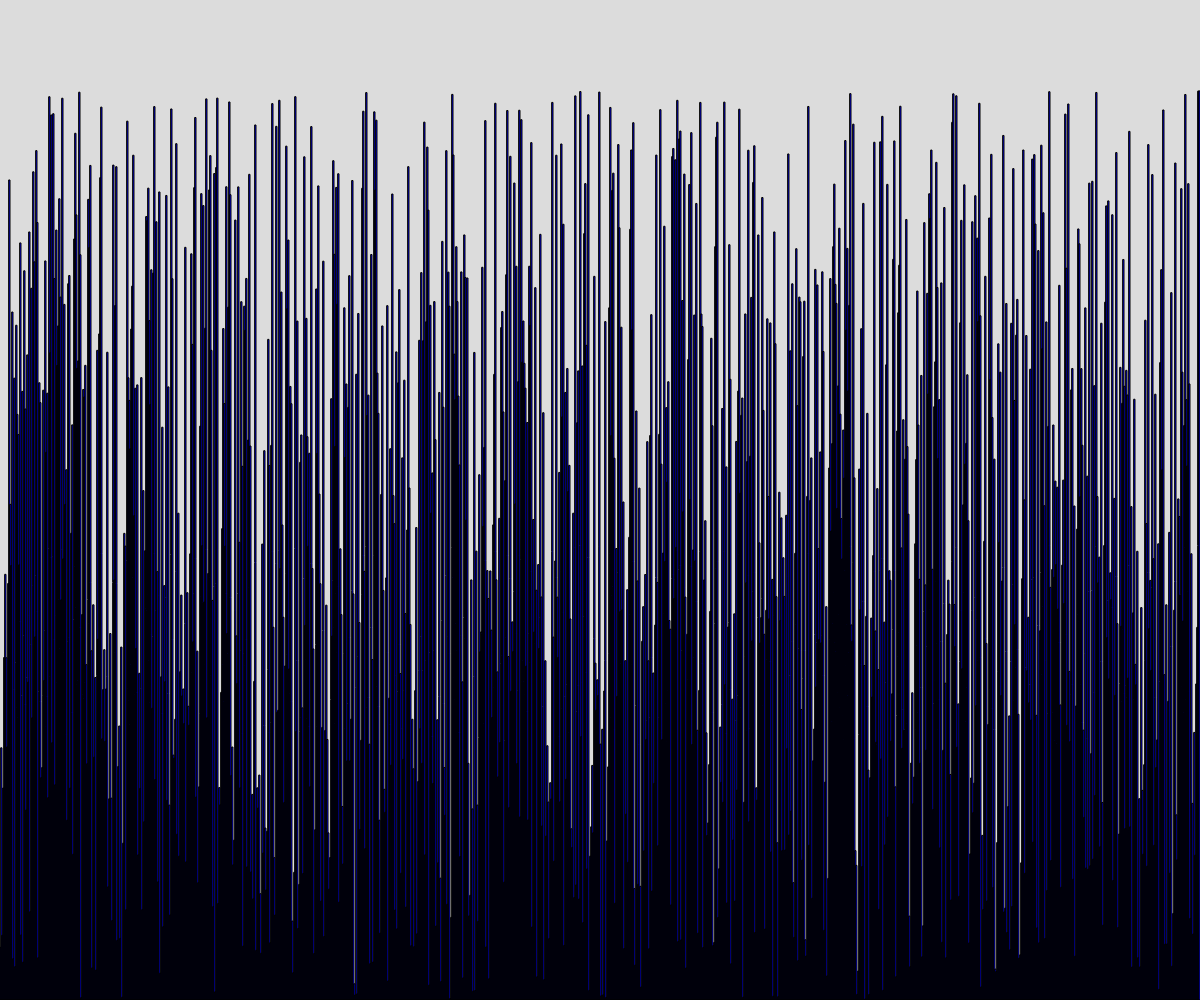
Frame 1 (no input)
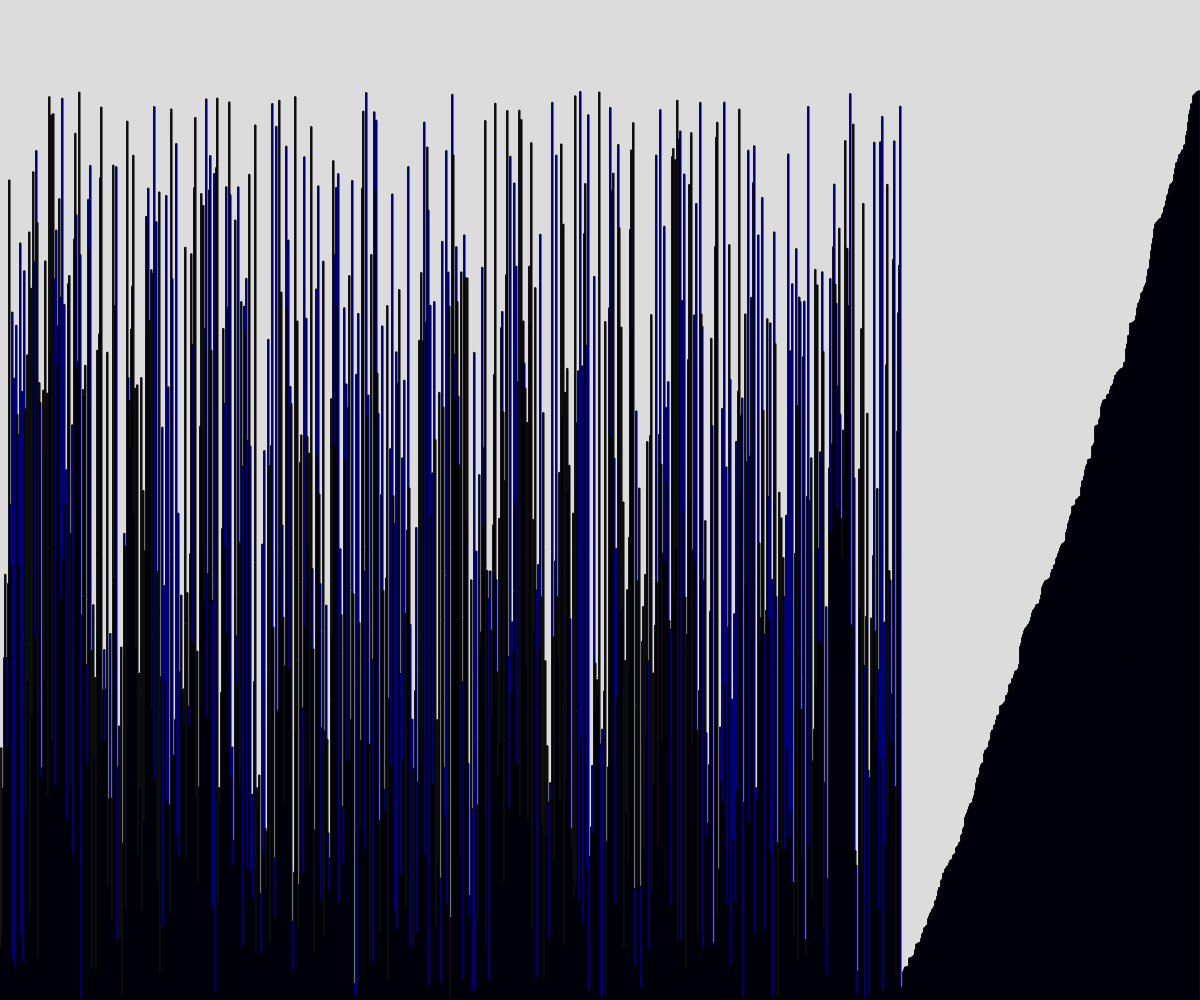
Frame 60 (no input)
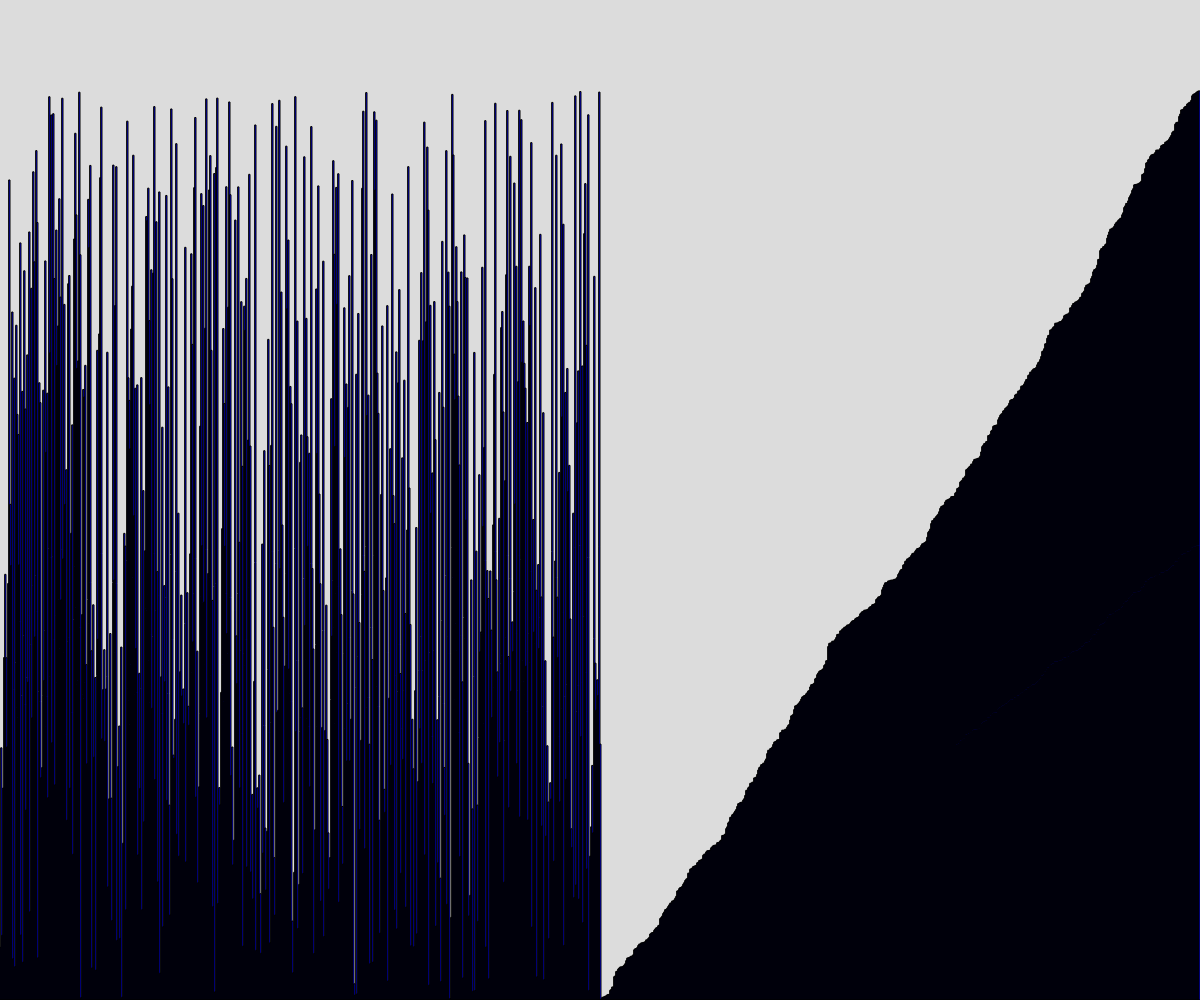
Frame 120 (the mouse pressed at the canvas centre since frame 60)

The p5.js sketch that drew these frames (run headless with seeded random() and noise() and a simulated clock; from frame 60 on, the mouse is pressed at the canvas centre):

// p5.js sketch
// ── sketch.js
let values = []; // Array to be sorted
let barWidth; // Width of each bar
let end = 1; // 'end' variable for tracking the subset of elements

function setup() {
  createCanvas(windowWidth, windowHeight);
  frameRate(120);
  generateArray(); // Initialize and shuffle the array
  barWidth = width / values.length;
  
}


function draw() {
  
  for (let i = 0; i < 5; i++) {
    background(220);
    displayBars(); // Display the bars

    // Perform Silly sort steps
    if (end <= values.length) {
      let sill = findSill(); // Find the sill (largest element excluding the last one)
      let sillIndex = values.indexOf(sill);
      if (sillIndex !== -1) {
        moveSillToEnd(sillIndex); // Move sill to the end
      }
      bubbleSort(); // Bubble sort the last 'end' elements
      end++;
    } else {
      console.log("Array sorted:", values);
      noLoop();
    }
  }
  
}

function displayBars() {
  for (let i = 0; i < values.length; i++) {
    let barHeight = map(values[i], 0, height, 0, height);
    let x = i * barWidth;
    let y = height - barHeight;
    fill(0, 0, 255);
    rect(x, y, barWidth, barHeight);
  }
}

function findSill() {
  let sill = -Infinity;
  for (let i = 0; i < values.length - 1; i++) {
    if (values[i] > sill) {
      sill = values[i];
    }
  }
  return sill;
}

function moveSillToEnd(sillIndex) {
  let sill = values.splice(sillIndex, 1)[0];
  values.push(sill);
}

function bubbleSort() {
  for (let i = values.length - end; i < values.length - 1; i++) {
    for (let j = values.length - end; j < values.length - 1; j++) {
      if (values[j] > values[j + 1]) {
        swap(j, j + 1);
      }
    }
  }
}

function swap(a, b) {
  let temp = values[a];
  values[a] = values[b];
  values[b] = temp;
}

function generateArray() {
  values = [];
  for (let i = 0; i < width / 1; i++) {
    values.push(random(1, height / 1.1));
  }
  shuffle(values, true);
}

// Shuffle function to randomize the array
function shuffle(array, start = 0, end = array.length) {
  let length = end - start;
  for (let i = start; i < end - 1; i++) {
    let j = i + Math.floor(Math.random() * length);
    let temp = array[i];
    array[i] = array[j];
    array[j] = temp;
  }
}
